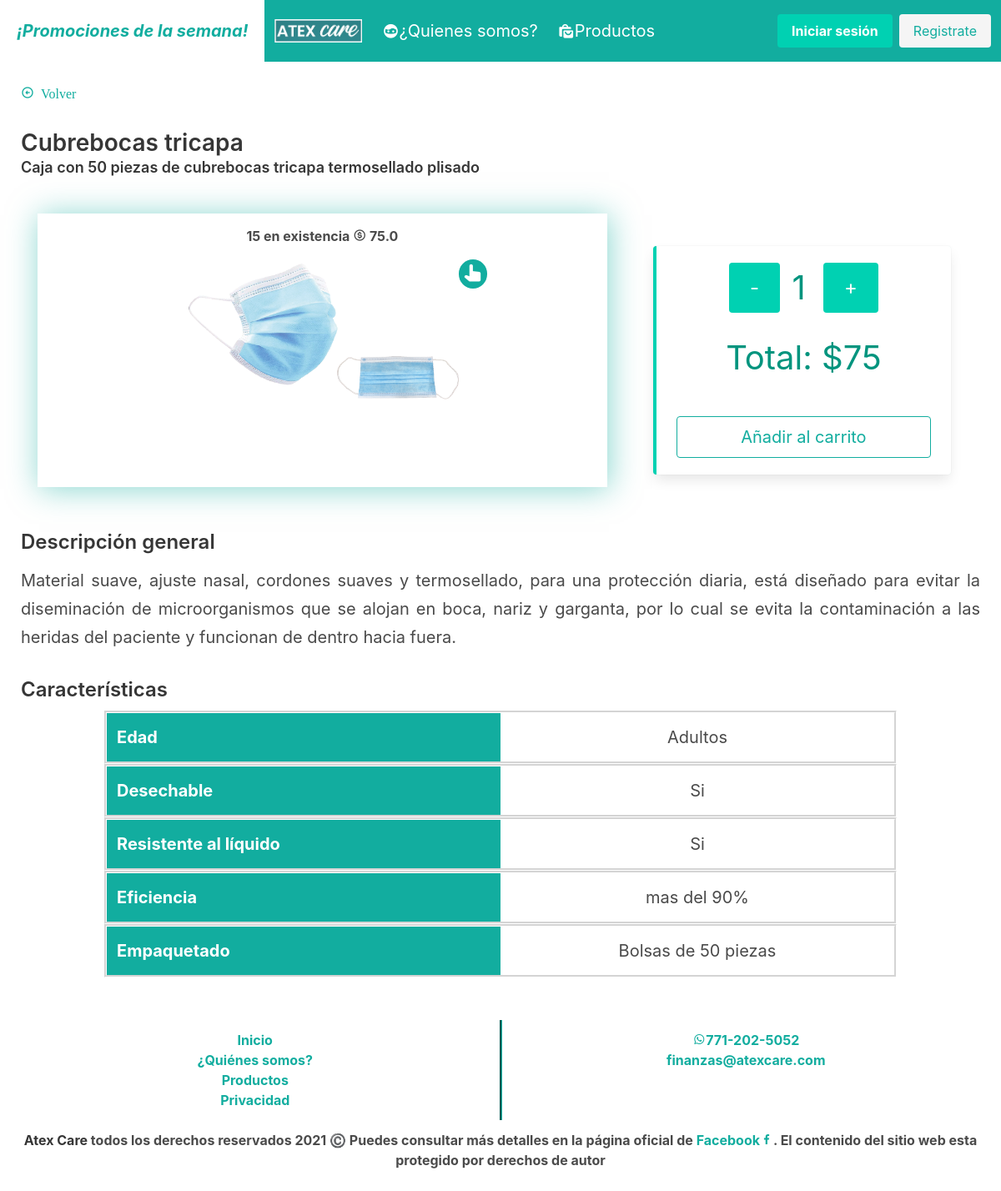
Screenshot of /productos/2 with the database file from the repository.
### demo/models.py (models this page shows, shortened)
class Product (models.Model):
    name = models.CharField("nombre del producto", max_length=50)
    short_description = models.CharField("pequeña descripción", max_length=150)
    long_description = models.CharField("descripción larga", max_length=500)
    price = models.FloatField("precio normal")
    discount = models.FloatField("descuento")
    image = models.ImageField(upload_to='principal_img', null=True)
    stock = models.IntegerField(null=True)

class Feature (models.Model):
    name = models.CharField("Nombre caracteristica", max_length=50)
    feature = models.CharField(
        "Descripcion de la caracteristica", max_length=250)
    product = models.ManyToManyField(Product)

### demo/views.py (the view, shortened to what this page needs)
# urls.py: path('productos/<str:pk>', views.product, name='producto'),
def product(request, pk):
    instance = Product.objects.get(id=pk)
    b = Image_collection.objects.filter(producto=pk)
    a = Feature.objects.filter(product=pk)
    context = {
        'producto': instance,
        'caracteristicas': a,
        'imagenes': b,
    }
    return render(request, 'demo/product.html', context)

### demo/templates/demo/product.html (shortened to what this page needs)
{% extends 'demo/menu_quienes.html' %}
{% block body %}
<section>
    <div class="content">
        <p>
            <a href="{% url 'productos' %}">
                <i class='bx bx-left-arrow-circle bx-xs'> Volver</i>
            </a>
        </p>
        <h2 class="title">{{producto.name}}</h2>
        <h5 class="subtitle">{{producto.short_description}}</h5>
        <div class="grid__container">
            <div class="grid__item purchase">
                <p class="stock"><span id="stock">{{producto.stock}}</span> en existencia
                    <span><i class='bx bx-dollar-circle'></i></span>
                    <span class="stock" usuario="{{request.user}}" producto="{{producto.id}}"
                        id="precio">{{producto.price}}</span>
                </p>
                <a class="gallery" id="test-popup" href="{{producto.image.url}}">
                    <img src="{{producto.image.url}}" width="50%" alt="cubre">
                    <i class='bx bxs-hand-up bx-burst bx-sm'></i>
                </a>
            </div>
            <div class="grid__item detail">
                <br>
                <article class="message is-primary">
                    <div class="message-body box">
                        <div class="botones">
                            <span>
                                <button id="menos" class="button is-primary price">
                                    -
                                </button>
                            </span>
                            <span class="price-p" id="cantidad">
                                1
                            </span>
                            <span>
                                <button id="mas" class="button is-primary price">
                                    +
                                </button>
                            </span>
                        </div>
                        <br>
                        <p class="price-p" id="total"></p>
                        <form id="carrito">
                            <button id="addCart" class="button is-info is-outlined is-medium is-fullwidth"
                                type="submit">Añadir
                                al
                                carrito</button>
                        </form>
                    </div>
                </article>
            </div>
        </div>
        <h3>Descripción general</h3>
        <p class="fuente__base-justify">{{producto.long_description}}</p>
        {% if caracteristicas %}
        <h3 class="subtitle">Características</h3>
        {% for c in caracteristicas %}
        <div class="columns is-mobile fuente__base">
            <div class="column">{{c.name}}</div>
            <div class="column">{{c.feature}}</div>
        </div>
        {% endfor %}
        {% endif %}
    </div>
</section>
{% load static %}
{% endblock body %}

### demo/static/demo/styles.css (style rules this page uses)
html, body { max-width: 100%; overflow-x: hidden; }
:root { --color-primary: #12ad9f; --color-primary-reduced: rgb(18, 173, 159,0.5); --color-secondary: rgba(255, 255, 255, 0.5); --color-black: #000000; --color-white: #FFFFFF; }
.fuente__base, .fuente__base-justify { line-height: 1.6; font-size: 1.15rem; }
.fuente__base-justify { text-align: justify; }
.is-primary { color: var(--color-primary); }
.content { padding: 25px; padding-top: 100px; }
.button.is-info { background-color: var(--color-primary); }
.button.is-info.is-outlined { background-color: transparent; border-color: var(--color-primary); color: var(--color-primary); }
.navbar.is-primary, .is-primary { background-color: var(--color-primary); }
.price { font-size: 1.3rem; }
.price-p { font-size: 1.5rem; }
button { background: none; color: inherit; border: none; padding: 0; font: inherit; cursor: pointer; outline: inherit; }
.grid__container { display: grid; grid-template-columns: auto; }
.grid__item { text-align: center; display: block; object-fit: fill; }
.botones span { padding: 5px; }
.grid__item.purchase, .grid__item.detail { margin: 5px; padding: 15px; }
.grid__item.purchase { box-shadow: 2px 2px 35px rgba(18, 173, 159, 50%); }
.columns.is-mobile.fuente__base { border: 3px groove; border-color: var(--color-secondary); margin-left: 5px; margin-right: 5px; }
.columns.is-mobile.fuente__base .column:nth-child(odd) { background-color: var(--color-primary); color: var(--color-white); font-weight: bold; }
.columns.is-mobile.fuente__base .column:nth-child(even) { background-color: var(--color-white); text-align: center; }
.gallery i { position: absolute; background-color: var(--color-primary); padding: 5px; border-radius: 50%; text-align: end; color: var(--color-white); }
.title { color: var(--color-primary); }
.footer, .stock { font-size: 0.8rem; font-weight: bold; color: var(--color-footer-text); }
a { color: var(--color-primary); }
@media screen and (min-width: 500px) { .footer, .stock { font-size: 0.9rem; } }
@media screen and (min-width: 500px) { .grid__item.purchase, .grid__item.detail { margin: 15px; } }
@media screen and (min-width: 600px) { .grid__container { display: grid; grid-template-columns: auto auto; } }
@media screen and (min-width: 600px) { .columns.is-mobile.fuente__base { margin-left: 50px; margin-right: 50px; } }
@media screen and (min-width: 900px) { .fuente__base-justify, .fuente__base { line-height: 1.7; font-size: 1.25rem; } }
@media screen and (min-width: 900px) { .footer, .stock { font-size: 1rem; } }
@media screen and (min-width: 900px) { .price { font-size: 1.5rem; } }
@media screen and (min-width: 900px) { .grid__item.purchase, .grid__item.detail { margin: 20px; } }
@media screen and (min-width: 900px) { .price-p { font-size: 2.5rem; } }
@media screen and (min-width: 900px) { .columns.is-mobile.fuente__base { margin-left: 100px; margin-right: 100px; } }

### rows the page displays
Product: name "Cubrebocas tricapa", short_description "Caja con 50 piezas de cubrebocas tricapa termosellado plisado", stock "15", price "75.0", image (picture), long_description "Material suave, ajuste nasal, cordones suaves y termosellado, para una protección diaria, está diseñado para evitar la diseminación de microorganismos que se alojan en boca, nariz y garganta, por lo cual se evita la contaminación a las heridas del paciente y funcionan de dentro hacia fuera."
Feature: name "Edad", feature "Adultos"
Feature: name "Desechable", feature "Si"
Feature: name "Resistente al líquido", feature "Si"
Feature: name "Eficiencia", feature "mas del 90%"
Feature: name "Empaquetado", feature "Bolsas de 50 piezas"
